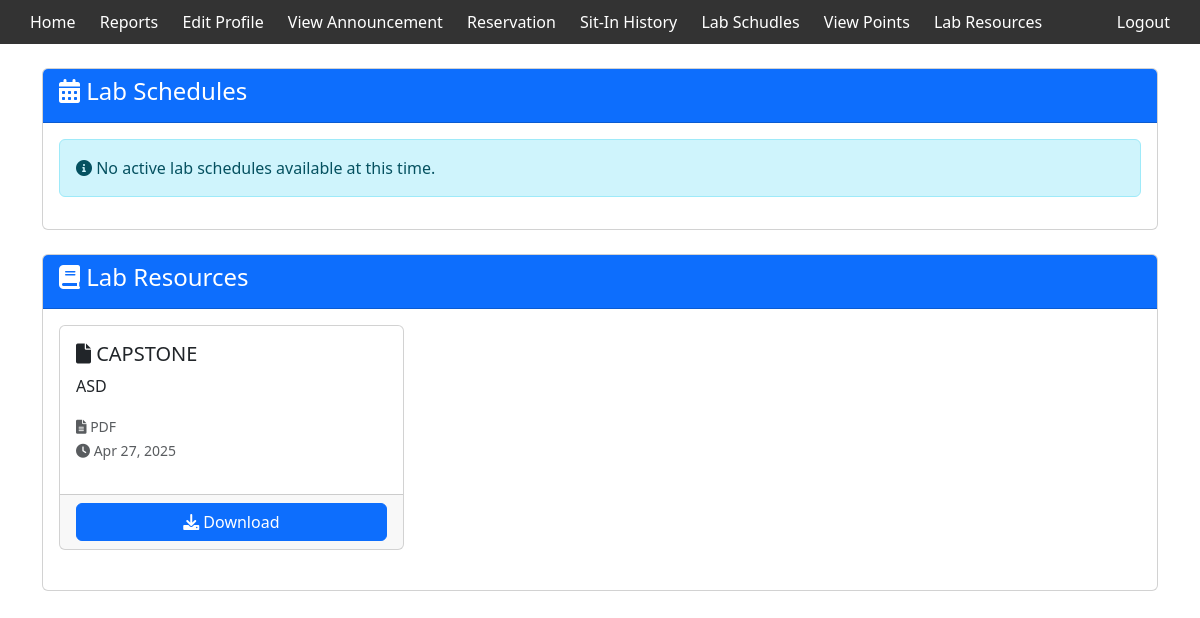
/lab_schedule_student.php (signed in), run on the app's committed database.
### tables this page shows
CREATE TABLE `lab_resources` (
  `id` int(11) NOT NULL,
  `title` varchar(255) NOT NULL,
  `description` text DEFAULT NULL,
  `file_name` varchar(255) NOT NULL,
  `file_path` varchar(255) NOT NULL,
  `file_type` varchar(50) NOT NULL,
  `file_size` int(11) NOT NULL,
  `uploaded_by` varchar(50) NOT NULL,
  `is_active` tinyint(1) DEFAULT 1,
  `uploaded_at` timestamp NOT NULL DEFAULT current_timestamp()
);

### lab_schedule_student.php (the view, shortened to what this page needs)
<?php
include 'db_connect.php';
$currentDate = date('Y-m-d');
$schedules = $conn->query("SELECT * FROM lab_schedules
                          WHERE is_active = 1
                          AND schedule_end_date >= '$currentDate'
                          ORDER BY schedule_date ASC");
$resources = $conn->query("SELECT * FROM lab_resources WHERE is_active = 1 ORDER BY uploaded_at DESC");
?>
<!DOCTYPE html>
<html>
<head>
    <link href="https://cdn.jsdelivr.net/npm/bootstrap@5.3.0/dist/css/bootstrap.min.css" rel="stylesheet">
    <link rel="stylesheet" href="https://cdnjs.cloudflare.com/ajax/libs/font-awesome/6.0.0/css/all.min.css">
</head>
<body>
<div class="header">
        <div>
            <a href="home.php">Home</a>
            <a href="reports.php">Reports</a>
            <a href="editprofile.php">Edit Profile</a>
            <a href="view_announcements.php">View Announcement</a>
            <a href="reservation.php">Reservation</a>
            <a href="sitin.php">Sit-In History</a>
            <a href="lab_schedule_student.php">Lab Schudles</a>
            <a href="view_points.php">View Points</a>
            <a href="lab_student.php">Lab Resources</a>
        </div>
        <div>
        <a href="logout.php" onclick="return confirm('Are you sure you want to logout?');">Logout</a>
    </div>
    </div>
<div class="container mt-4">
    <div class="card mb-4">
        <div class="card-header bg-primary text-white">
            <h4><i class="fas fa-calendar-alt"></i> Lab Schedules</h4>
        </div>
        <div class="card-body">
            <?php if ($schedules->num_rows > 0): ?>
                <div class="row">
                    <?php while ($schedule = $schedules->fetch_assoc()): ?>
                        <div class="col-md-6 mb-4">
                            <div class="card schedule-card h-100">
                                <div class="card-header bg-primary text-white">
                                    <h5><?= htmlspecialchars($schedule['title']) ?></h5>
                                </div>
                                <div class="card-body">
                                    <?php if ($schedule['description']): ?>
                                        <p class="card-text"><?= htmlspecialchars($schedule['description']) ?></p>
                                    <?php endif; ?>
                                    <p class="text-muted">
                                        <i class="fas fa-calendar"></i>
                                        <?= date('F j, Y', strtotime($schedule['schedule_date'])) ?> -
                                        <?= date('F j, Y', strtotime($schedule['schedule_end_date'])) ?>
                                    </p>
                                    <?php if (in_array(strtolower($schedule['file_type']), ['jpg','jpeg','png'])): ?>
                                        <img src="<?= htmlspecialchars($schedule['file_path']) ?>"
                                             class="img-fluid mb-3"
                                             style="max-height: 300px; width: 100%; object-fit: cover;">
                                    <?php endif; ?>
                                </div>
                                <div class="card-footer">
                                    <a href="<?= htmlspecialchars($schedule['file_path']) ?>"
                                       class="btn btn-primary w-100"
                                       download="<?= htmlspecialchars($schedule['file_name']) ?>">
                                       <i class="fas fa-download"></i> Download Schedule
                                    </a>
                                </div>
                            </div>
                        </div>
                    <?php endwhile; ?>
                </div>
            <?php else: ?>
                <div class="alert alert-info">
                    <i class="fas fa-info-circle"></i> No active lab schedules available at this time.
                </div>
            <?php endif; ?>
        </div>
    </div>
    <div class="card">
        <div class="card-header bg-primary text-white">
            <h4><i class="fas fa-book"></i> Lab Resources</h4>
        </div>
        <div class="card-body">
            <?php if ($resources->num_rows > 0): ?>
                <div class="row">
                    <?php while ($resource = $resources->fetch_assoc()): ?>
                        <div class="col-md-4 mb-4">
                            <div class="card resource-card h-100">
                                <div class="card-body">
                                    <h5 class="card-title">
                                        <i class="fas fa-file"></i> <?= htmlspecialchars($resource['title']) ?>
                                    </h5>
                                    <?php if ($resource['description']): ?>
                                        <p class="card-text"><?= htmlspecialchars($resource['description']) ?></p>
                                    <?php endif; ?>
                                    <p class="text-muted">
                                        <small>
                                            <i class="fas fa-file-alt"></i> <?= strtoupper($resource['file_type']) ?>
                                            <br>
                                            <i class="fas fa-clock"></i> <?= date('M j, Y', strtotime($resource['uploaded_at'])) ?>
                                        </small>
                                    </p>
                                </div>
                                <div class="card-footer">
                                    <a href="<?= htmlspecialchars($resource['file_path']) ?>"
                                       class="btn btn-primary w-100"
                                       download="<?= htmlspecialchars($resource['file_name']) ?>">
                                       <i class="fas fa-download"></i> Download
                                    </a>
                                </div>
                            </div>
                        </div>
                    <?php endwhile; ?>
                </div>
            <?php else: ?>
                <div class="alert alert-info">
                    <i class="fas fa-info-circle"></i> No lab resources available at this time.
                </div>
            <?php endif; ?>
        </div>
    </div>
</div>
</body>
</html>

### lab_schedule_student.php (style rules this page uses)
.header { background-color: #333; color: white; padding: 10px 20px; display: flex; justify-content: space-between; align-items: center; }
.header a { color: white; text-decoration: none; margin: 0 10px; }
.resource-card { transition: transform 0.2s; }

### data on the page
lab_resources: title "CAPSTONE", description "ASD", file_type "PDF", uploaded_at "Apr 27, 2025"
